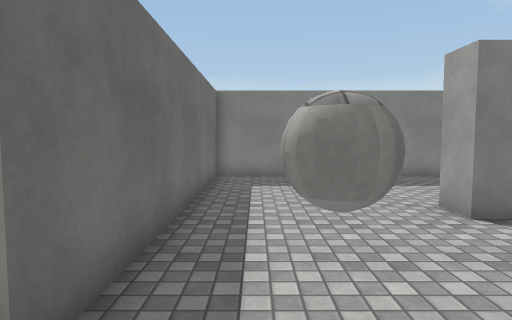
View 1 (above)

17 first-person views from a walk through a Unity game level. The camera is 1.4 m above the floor, tilts 4° down and sees 75° across. The floor is counted in squares, 1 m on a side. Each view is taken from the middle of a square. On the plan, view 1 faces up. The plan holds only what a view shows up to about 15 squares ahead; the rest is blank. The place goes on beyond the plan. Surface patterns are stand-ins for the level's own textures.

View 2
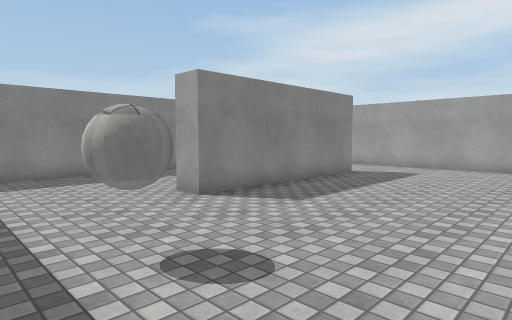

View 3
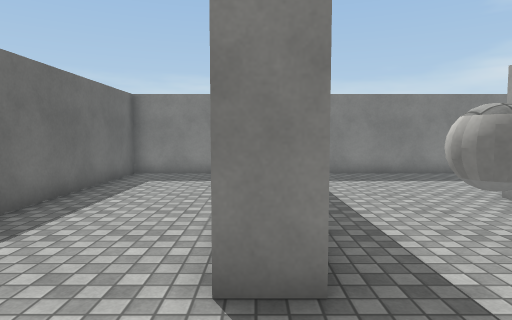

View 4
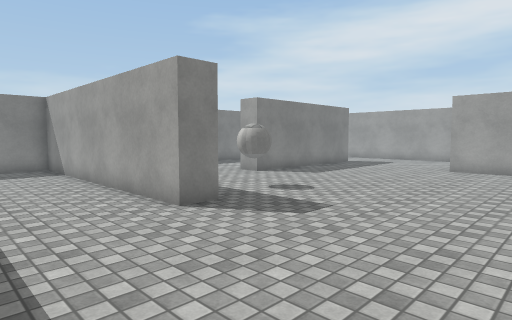

View 5
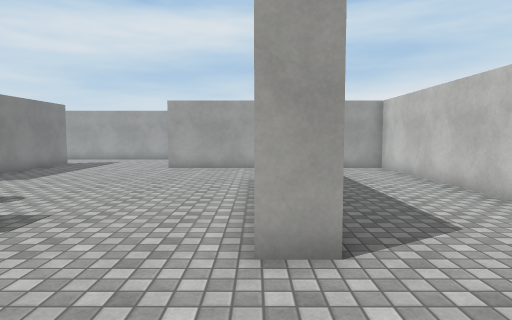

View 6
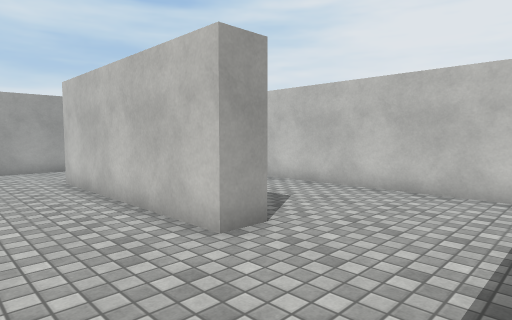

View 7
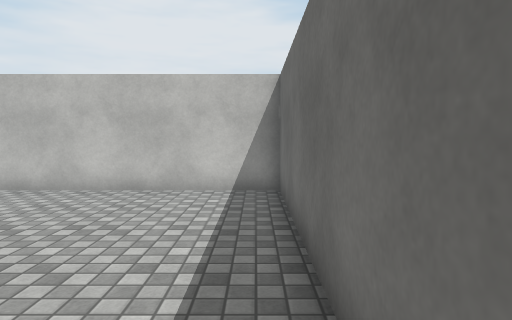

View 8
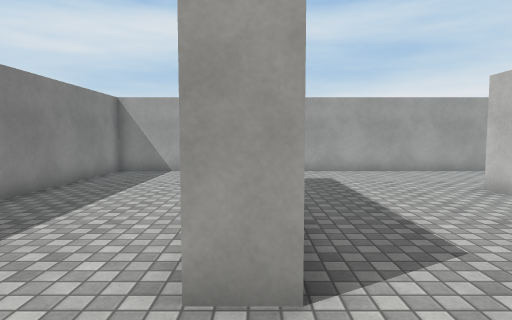

View 9
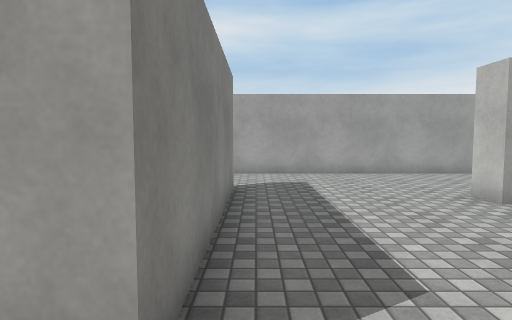

View 10
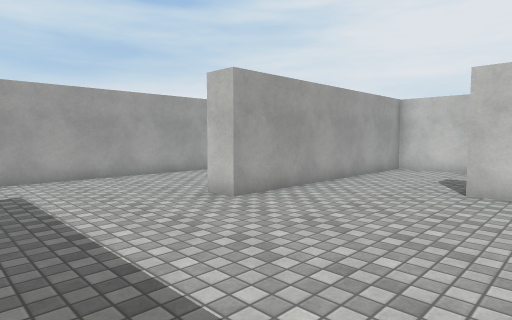

View 11
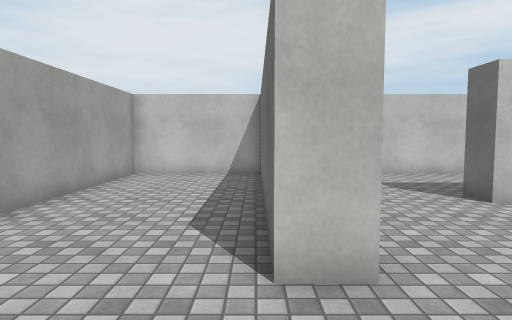

View 12
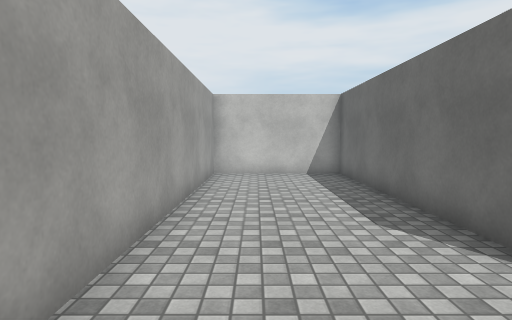

View 13
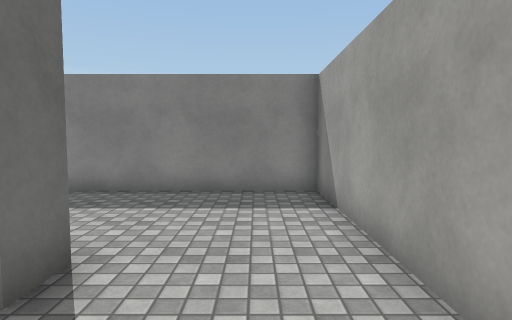

View 14
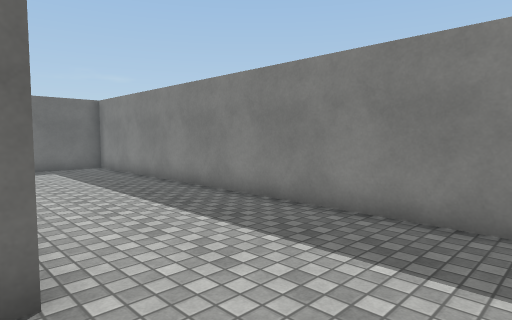

View 15
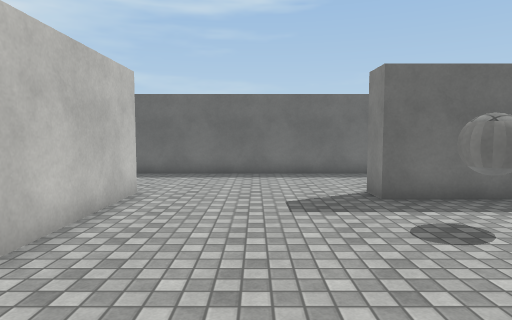

View 16
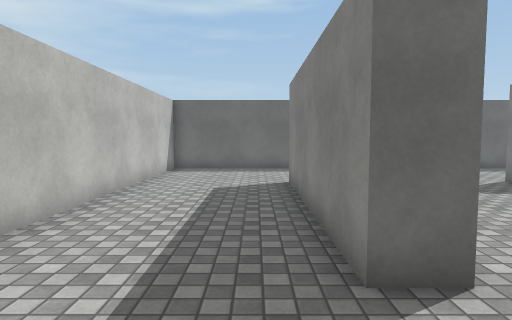

View 17
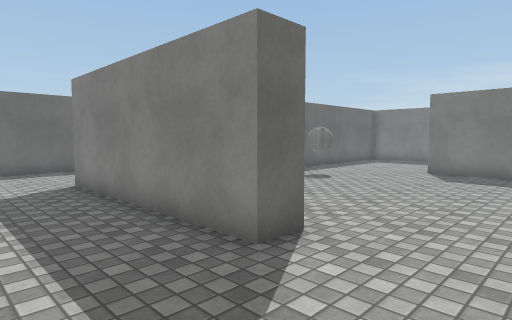

### Floor plan
Points are (right, up) in squares from view 1. A wall is a line through its corners. A room is listed if a view was taken in it or the views show most of it. See-through windows are left out.
Room 1 (views 1, 2, 3, 4, 5, 6, 7, 8, 9, 10, 11, 12, 13, 14, 15, 16, 17)
walls: (8.8, -0.1) (9.8, -0.1) (9.8, -9.6) (14.6, -9.6) (14.6, 11.6) (-1.4, 11.6) (-1.4, 1.8) (-2.3, 1.8) (-2.3, 11.6) (-6.6, 11.6) (-6.6, -9.6) (8.8, -9.6) (8.8, -0.1); (5, -4) (5, -5) (-2.3, -5) (-2.3, -4) (5, -4); (11, 6.6) (11, 5.6) (3.7, 5.6) (3.7, 6.6)
objects: ball (0, 2) to (1, 3)

Where each view was taken, in squares from view 1:
view 1: 0 up, 0 right, facing up
view 2: 1 down, 1 left, facing up-right
view 3: 1 down, 2 left, facing up
view 4: 4 down, 6 left, facing up-right
view 5: 4 down, 6 left, facing right
view 6: 1 down, 6 left, facing down-right
view 7: 1 down, 6 left, facing down
view 8: 6 up, 1 right, facing right
view 9: 5 up, 2 right, facing right
view 10: 5 up, 3 right, facing down-right
view 11: 3 up, 10 right, facing down
view 12: 3 up, 13 right, facing down
view 13: 3 up, 13 right, facing up
view 14: 6 up, 14 right, facing up-left
view 15: 1 down, 6 right, facing left
view 16: 6 down, 8 right, facing left
view 17: 8 down, 8 right, facing up-left
